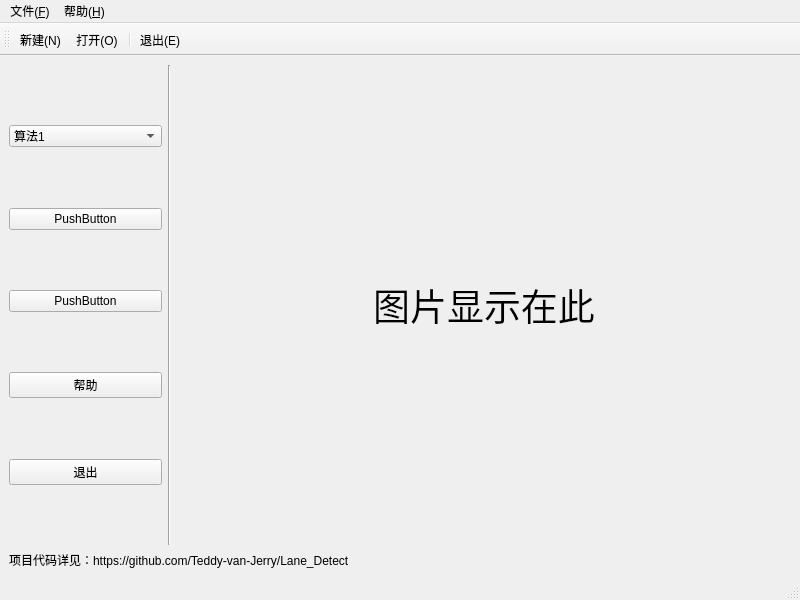
<?xml version="1.0" encoding="UTF-8"?>
<ui version="4.0">
 <class>MainWindow</class>
 <widget class="QMainWindow" name="MainWindow">
  <property name="geometry">
   <rect>
    <x>0</x>
    <y>0</y>
    <width>800</width>
    <height>600</height>
   </rect>
  </property>
  <property name="windowTitle">
   <string>Lane Detect - Vistit Teddy van Jerry's homepage: https://teddy-van-jerry.org</string>
  </property>
  <property name="windowIcon">
   <iconset resource="Icon.qrc">
    <normaloff>:/Menu Icon/GitHub.png</normaloff>:/Menu Icon/GitHub.png</iconset>
  </property>
  <property name="windowOpacity">
   <double>1.000000000000000</double>
  </property>
  <widget class="QWidget" name="centralwidget">
   <layout class="QGridLayout" name="gridLayout" columnstretch="1,0,4">
    <item row="5" column="0">
     <widget class="QPushButton" name="pushButton_4">
      <property name="text">
       <string>PushButton</string>
      </property>
     </widget>
    </item>
    <item row="1" column="0">
     <widget class="QComboBox" name="comboBox">
      <item>
       <property name="text">
        <string>算法1</string>
       </property>
      </item>
      <item>
       <property name="text">
        <string>算法2</string>
       </property>
      </item>
      <item>
       <property name="text">
        <string>算法3</string>
       </property>
      </item>
      <item>
       <property name="text">
        <string>算法4</string>
       </property>
      </item>
     </widget>
    </item>
    <item row="6" column="0">
     <spacer name="verticalSpacer_5">
      <property name="orientation">
       <enum>Qt::Vertical</enum>
      </property>
      <property name="sizeHint" stdset="0">
       <size>
        <width>20</width>
        <height>40</height>
       </size>
      </property>
     </spacer>
    </item>
    <item row="1" column="2" rowspan="9">
     <widget class="QLabel" name="label">
      <property name="font">
       <font>
        <family>AcadEref</family>
        <pointsize>28</pointsize>
       </font>
      </property>
      <property name="text">
       <string>&lt;a href = &quot;&quot;&gt;图片显示在此&lt;/a&gt;</string>
      </property>
      <property name="alignment">
       <set>Qt::AlignCenter</set>
      </property>
      <property name="openExternalLinks">
       <bool>true</bool>
      </property>
      <property name="textInteractionFlags">
       <set>Qt::LinksAccessibleByMouse</set>
      </property>
     </widget>
    </item>
    <item row="7" column="0">
     <widget class="QPushButton" name="pushButton">
      <property name="text">
       <string>帮助</string>
      </property>
     </widget>
    </item>
    <item row="8" column="0">
     <spacer name="verticalSpacer_2">
      <property name="orientation">
       <enum>Qt::Vertical</enum>
      </property>
      <property name="sizeHint" stdset="0">
       <size>
        <width>20</width>
        <height>40</height>
       </size>
      </property>
     </spacer>
    </item>
    <item row="10" column="0">
     <spacer name="verticalSpacer_4">
      <property name="orientation">
       <enum>Qt::Vertical</enum>
      </property>
      <property name="sizeHint" stdset="0">
       <size>
        <width>20</width>
        <height>40</height>
       </size>
      </property>
     </spacer>
    </item>
    <item row="0" column="1" rowspan="11">
     <widget class="Line" name="line">
      <property name="orientation">
       <enum>Qt::Vertical</enum>
      </property>
     </widget>
    </item>
    <item row="3" column="0">
     <widget class="QPushButton" name="pushButton_3">
      <property name="text">
       <string>PushButton</string>
      </property>
     </widget>
    </item>
    <item row="9" column="0">
     <widget class="QPushButton" name="pushButton_2">
      <property name="text">
       <string>退出</string>
      </property>
     </widget>
    </item>
    <item row="2" column="0">
     <spacer name="verticalSpacer_3">
      <property name="orientation">
       <enum>Qt::Vertical</enum>
      </property>
      <property name="sizeHint" stdset="0">
       <size>
        <width>20</width>
        <height>40</height>
       </size>
      </property>
     </spacer>
    </item>
    <item row="0" column="0">
     <spacer name="verticalSpacer">
      <property name="orientation">
       <enum>Qt::Vertical</enum>
      </property>
      <property name="sizeHint" stdset="0">
       <size>
        <width>20</width>
        <height>40</height>
       </size>
      </property>
     </spacer>
    </item>
    <item row="11" column="0" colspan="3">
     <widget class="QLabel" name="label_2">
      <property name="text">
       <string>项目代码详见：https://github.com/Teddy-van-Jerry/Lane_Detect</string>
      </property>
     </widget>
    </item>
    <item row="4" column="0">
     <spacer name="verticalSpacer_6">
      <property name="orientation">
       <enum>Qt::Vertical</enum>
      </property>
      <property name="sizeHint" stdset="0">
       <size>
        <width>20</width>
        <height>40</height>
       </size>
      </property>
     </spacer>
    </item>
   </layout>
  </widget>
  <widget class="QMenuBar" name="menubar">
   <property name="geometry">
    <rect>
     <x>0</x>
     <y>0</y>
     <width>800</width>
     <height>26</height>
    </rect>
   </property>
   <widget class="QMenu" name="menu_F">
    <property name="title">
     <string>文件(&amp;F)</string>
    </property>
    <addaction name="action_N"/>
    <addaction name="action_O"/>
    <addaction name="separator"/>
    <addaction name="action_E"/>
   </widget>
   <widget class="QMenu" name="menu_H">
    <property name="title">
     <string>帮助(&amp;H)</string>
    </property>
    <addaction name="action_Teddy_van_Jerry"/>
   </widget>
   <addaction name="menu_F"/>
   <addaction name="menu_H"/>
  </widget>
  <widget class="QStatusBar" name="statusbar"/>
  <widget class="QToolBar" name="toolBar">
   <property name="windowTitle">
    <string>toolBar</string>
   </property>
   <attribute name="toolBarArea">
    <enum>TopToolBarArea</enum>
   </attribute>
   <attribute name="toolBarBreak">
    <bool>false</bool>
   </attribute>
   <addaction name="action_N"/>
   <addaction name="action_O"/>
   <addaction name="separator"/>
   <addaction name="action_E"/>
  </widget>
  <action name="action_N">
   <property name="icon">
    <iconset resource="Icon.qrc">
     <normaloff>:/Menu Icon/New.svg</normaloff>:/Menu Icon/New.svg</iconset>
   </property>
   <property name="text">
    <string>新建(&amp;N)</string>
   </property>
   <property name="shortcut">
    <string>Ctrl+N</string>
   </property>
  </action>
  <action name="action_O">
   <property name="icon">
    <iconset resource="Icon.qrc">
     <normaloff>:/Menu Icon/Open.svg</normaloff>:/Menu Icon/Open.svg</iconset>
   </property>
   <property name="text">
    <string>打开(&amp;O)</string>
   </property>
   <property name="toolTip">
    <string>打开(O)</string>
   </property>
   <property name="shortcut">
    <string>Ctrl+O</string>
   </property>
  </action>
  <action name="action_E">
   <property name="icon">
    <iconset resource="Icon.qrc">
     <normaloff>:/Menu Icon/Exit.svg</normaloff>:/Menu Icon/Exit.svg</iconset>
   </property>
   <property name="text">
    <string>退出(&amp;E)</string>
   </property>
   <property name="shortcut">
    <string>Ctrl+E</string>
   </property>
  </action>
  <action name="action_Teddy_van_Jerry">
   <property name="text">
    <string>关于 Teddy van Jerry</string>
   </property>
  </action>
 </widget>
 <resources>
  <include location="Icon.qrc"/>
 </resources>
 <connections/>
</ui>
